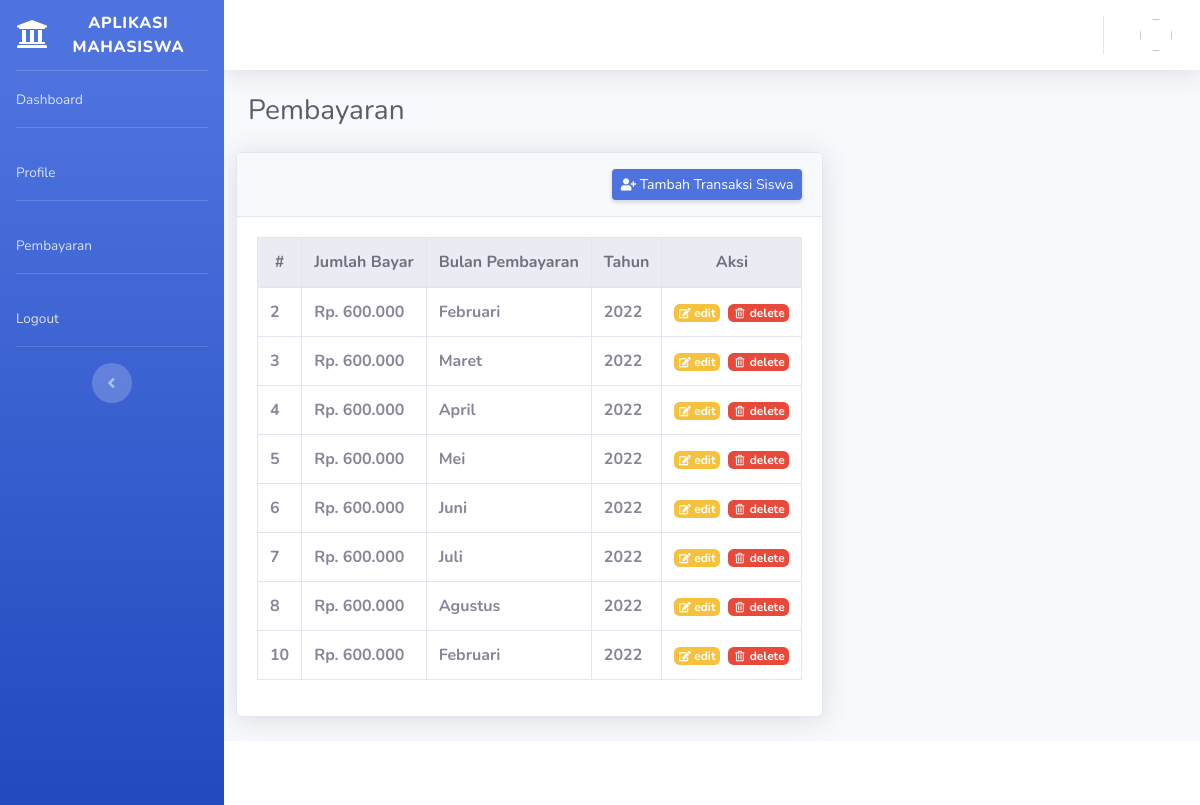
The page /pembayaran.php on the database its author committed.
### tables this page shows
CREATE TABLE `pembayaran` (
  `id` int(11) NOT NULL,
  `jml_pembayaran` varchar(255) NOT NULL,
  `bln_pembayaran` varchar(255) NOT NULL,
  `thn_pembayaran` varchar(255) NOT NULL
);

### functions.php (called while the page is built, shortened)
<?php
$conn = mysqli_connect("localhost", "root", "", "kampus");
function query($query) {
    global $conn;
    $result = mysqli_query($conn, $query);
    $rows = [];
    while ($row = mysqli_fetch_assoc($result)) {
        $rows[] = $row;
    }
    return $rows;
}
?>

### pembayaran.php (the view, shortened to what this page needs)
<?php
require 'functions.php';
$pembayaran = query("SELECT * FROM pembayaran");
?>
<!DOCTYPE html>
<html lang="en">
<head>
  <link href="assets/vendor/fontawesome-free/css/all.min.css" rel="stylesheet" type="text/css">
  <link href="assets/css/sb-admin-2.min.css" rel="stylesheet">
</head>
<body id="page-top">
  <div id="wrapper">
    <ul class="navbar-nav bg-gradient-primary sidebar sidebar-dark accordion" id="accordionSidebar">
      <a class="sidebar-brand d-flex align-items-center justify-content-center" href="index.php">
        <div class="sidebar-brand-icon">
          <i class="fas fa-university"></i>
        </div>
        <div class="sidebar-brand-text mx-3">Aplikasi Mahasiswa</div>
      </a>
      <hr class="sidebar-divider my-0">
      <li class="nav-item">
        <a class="nav-link" href="index.php">
          <span>Dashboard</span></a>
      </li>
      <hr class="sidebar-divider">
      <li class="nav-item">
        <a class="nav-link" href="profile.php">
          <span>Profile</span></a>
      </li>
      <hr class="sidebar-divider">
      <li class="nav-item">
        <a class="nav-link" href="pembayaran.php">
          <span>Pembayaran</span></a>
      </li>
      <hr class="sidebar-divider">
      <li class="nav-item">
        <a class="nav-link" href="" data-toggle="modal" data-target="#logoutModal">
          <span>Logout</span></a>
      </li>
      <hr class="sidebar-divider d-none d-md-block">
      <div class="text-center d-none d-md-inline">
        <button class="rounded-circle border-0" id="sidebarToggle"></button>
      </div>
    </ul>
    <div id="content-wrapper" class="d-flex flex-column">
      <div id="content">
        <nav class="navbar navbar-expand navbar-light bg-white topbar mb-4 static-top shadow">
          <ul class="navbar-nav ml-auto">
            <li class="nav-item dropdown no-arrow">
              <a class="nav-link dropdown-toggle" href="#" id="userDropdown" role="button" data-toggle="dropdown" aria-haspopup="true" aria-expanded="false">
                <img class="img-profile rounded-circle">
              </a>
            </li>
          </ul>
        </nav>
        <div class="container-fluid">
          <h1 class="h3 mb-4 text-gray-800">Pembayaran</h1>
          <div class="row">
          <div class="card shadow mb-4">
        <div class="card-header py-3 d-sm-flex align-items-center justify-content-between">
            <a class="btn btn-sm btn-primary shadow-sm" href="tambah.php">
                <i class="fas fa-user-plus fa-sm"></i> Tambah Transaksi Siswa
            </a>
        </div>
        <div class="card-body">
            <div class="table-responsive">
                <table class="table table-bordered" id="dataTable" width="100%" cellspacing="0">
                    <thead class="text-center thead-light">
                        <tr>
                            <th scope="col">#</th>
                            <th scope="col">Jumlah Bayar</th>
                            <th scope="col">Bulan Pembayaran</th>
                            <th scope="col">Tahun</th>
                            <th scope="col">Aksi</th>
                        </tr>
                    </thead>
                    <tbody>
                        <?php foreach ($pembayaran as $us) : ?>
                            <tr>
                                <th scope="row"><?= $us['id']; ?></th>
                                <th scope="row"><?= $us['jml_pembayaran']; ?></th>
                                <th scope="row"><?= $us['bln_pembayaran']; ?></th>
                                <th scope="row"><?= $us['thn_pembayaran']; ?></th>
                                <td class="text-center">
                                    <a href="edit.php?id=<?= $us['id']; ?>" class="badge badge-warning mr-1" data-toggle="mahasiswa">
                                        <i class="fas fa-edit fa-sm"></i> edit
                                    </a>
                                    <a href="hapus.php" class="badge badge-danger" onclick="return confirm('apakah anda yakin ingin menghapus data ini?');">
                                        <i class="far fa-fw fa-trash-alt fa-sm"></i> delete
                                    </a>
                                </td>
                            </tr>
                        <?php endforeach; ?>
                    </tbody>
                </table>
            </div>
        </div>
    </div>
          </div>
        </div>
      <footer class="sticky-footer bg-white">
      </footer>
    </div>
  </div>
</body>
</html>

### rows shown on the page
pembayaran: id "2", jml_pembayaran "Rp. 600.000", bln_pembayaran "Februari", thn_pembayaran "2022"
pembayaran: id "3", jml_pembayaran "Rp. 600.000", bln_pembayaran "Maret", thn_pembayaran "2022"
pembayaran: id "4", jml_pembayaran "Rp. 600.000", bln_pembayaran "April", thn_pembayaran "2022"
pembayaran: id "5", jml_pembayaran "Rp. 600.000", bln_pembayaran "Mei", thn_pembayaran "2022"
pembayaran: id "6", jml_pembayaran "Rp. 600.000", bln_pembayaran "Juni", thn_pembayaran "2022"
pembayaran: id "7", jml_pembayaran "Rp. 600.000", bln_pembayaran "Juli", thn_pembayaran "2022"
pembayaran: id "8", jml_pembayaran "Rp. 600.000", bln_pembayaran "Agustus", thn_pembayaran "2022"
pembayaran: id "10", jml_pembayaran "Rp. 600.000", bln_pembayaran "Februari", thn_pembayaran "2022"
